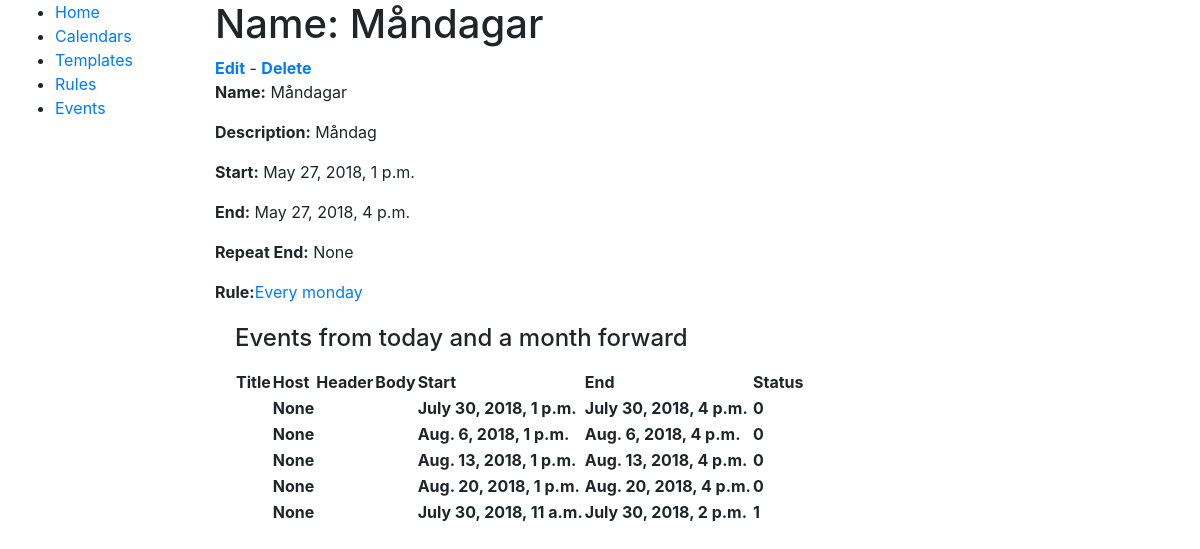
The page /scheduler/event/1 on the database as committed earlier.
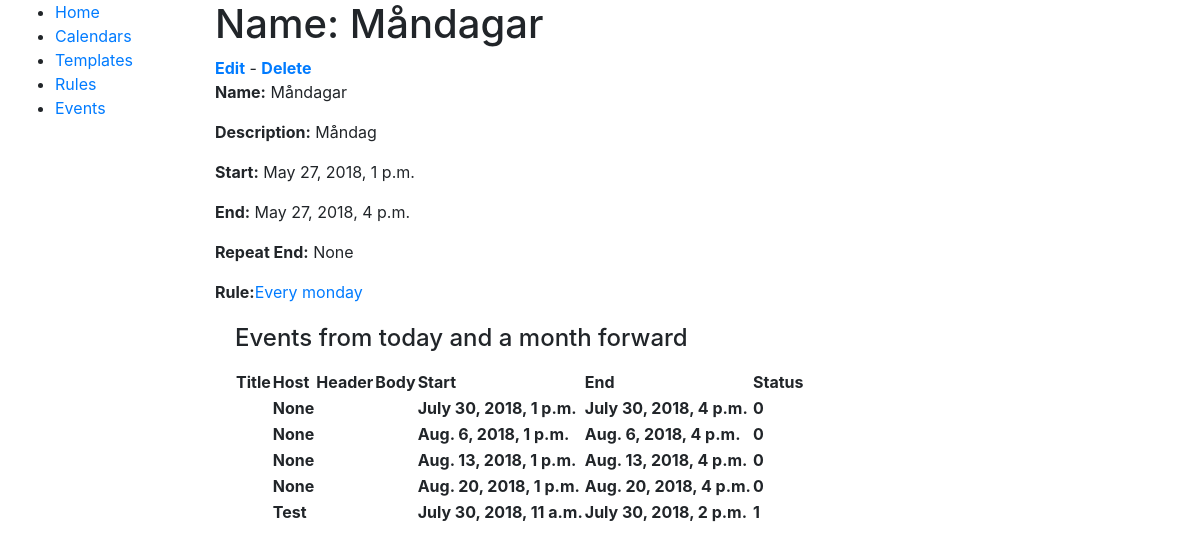
The same page on the database as committed later.
### scheduler/models.py (models this page shows, shortened)
class EventInstance(models.Model):
    STATUS = (
        (-1, 'Reschedule needed'),
        (0, 'Unscheduled'),
        (1, 'Scheduled'),
        (2, 'Cancelled'),
    )
    id = models.UUIDField(primary_key=True, default=uuid.uuid4, editable=False, help_text="Unique ID for this bookinginstance")
    google_calendar_booking_id = models.CharField(max_length=300, help_text="Unique ID from google after instance is created", null=True, blank=True)
    host = models.CharField(max_length=50, help_text="Enter a name instead of user-key", null=True, blank=True)
    event = models.ForeignKey('Event', on_delete=models.SET_NULL, null=True)
    start = models.DateTimeField(help_text="Start of event")
    end = models.DateTimeField(help_text="End of event")
    status = models.IntegerField(default=0, choices=STATUS, help_text="Instance status")
    class Meta:
        ordering = ["start", "end"]
    def display_host(self):
        return ''.join([self.host])
    display_host.short_description = "Host"

### scheduler/views.py (the view)
# urls.py: path('event/<int:pk>', views.EventDetailView.as_view(), name='event-detail'),
class EventDetailView(generic.DetailView):
    model = Event
    def get_context_data(self, **kwargs):
        start = datetime.now(timezone.utc).replace(hour=0, minute=0, second=0, microsecond=0)
        end = start+relativedelta(months=+1)
        context = super(EventDetailView, self).get_context_data(**kwargs)
        events = self.object.get_events(start, end)
        context['eventlist'] = events
        return context

### scheduler/models.py (called while the page is built)
    def create_eventinstance(self, start, end=None):
        if end is None:
            end = start + (self.end - self.start)
        return EventInstance(id=None, event=self, start=start, end=end, status=0)

    def has_eventinstance(self, event_instance):
        try:
            return (event_instance.event.id, event_instance.start, event_instance.end) in self.lookup
        except TypeError:
            if not self.lookup:
                return False
            else:
                raise TypeError('A problem with checking if an actual EventInstace exists occured!')

    def get_straggling_eventinstances(self, from_date, until_date):
        return [event_instance for _, event_instance in list(self.lookup.items()) if (event_instance.start < until_date and event_instance.start >= from_date and not event_instance.status == 2)]

    def rrule_frequency(self):
        compatibility_dict = {
            'DAILY': DAILY,
            'MONTHLY': MONTHLY,
            'WEEKLY': WEEKLY,
            'YEARLY': YEARLY
        }
        return compatibility_dict[self.frequency]

### scheduler/templates/scheduler/event_detail.html (shortened to what this page needs)
{% extends "base_generic.html" %}
{% block content %}
  <h1>Name: {{ event.name }}</h1>
  <strong class="text-success"><a href="{% url 'event-update' pk=event.pk %}">Edit</a></strong> - <strong class="text-warning"><a href="{% url 'event-delete' pk=event.pk %}">Delete</a></strong>
  <p><strong>Name:</strong> {{ event.name }}</p>
  <p><strong>Description:</strong> {{ event.description }}</p>
  <p><strong>Start:</strong> {{ event.start }}</p>
  <p><strong>End:</strong> {{ event.end }}</p>
  <p><strong>Repeat End:</strong> {{ event.repeat_end }}</p>
  <p><strong>Rule:</strong><a href="{% url 'rule-detail' pk=event.rule.pk %}">{{ event.rule.name }}</a></p>
  <div style="margin-left:20px;margin-top:20px">
    <h4>Events from today and a month forward</h4>
    <table>
      <tr>
        <th>Title</th>
        <th>Host</th>
        <th>Header</th>
        <th>Body</th>
        <th>Start</th>
        <th>End</th>
        <th>Status</th>
      </tr>
      {% for event in eventlist %}
        <tr>
          <th>{{ event.event.booking_template.title }}</th>
          <th>{{ event.host }}</th>
          <th>{{ event.event.booking_template.header }}</th>
          <th>{{ event.event.booking_template.body }}</th>
          <th>{{ event.start }}</th>
          <th>{{ event.end }}</th>
          <th>{{ event.status }}</th>
        </tr>
      {% endfor %}
    </table>
  </div>
{% endblock %}

Rows that differ between the two databases and show on the page:
changed EventInstance: host "None" → "Test"
